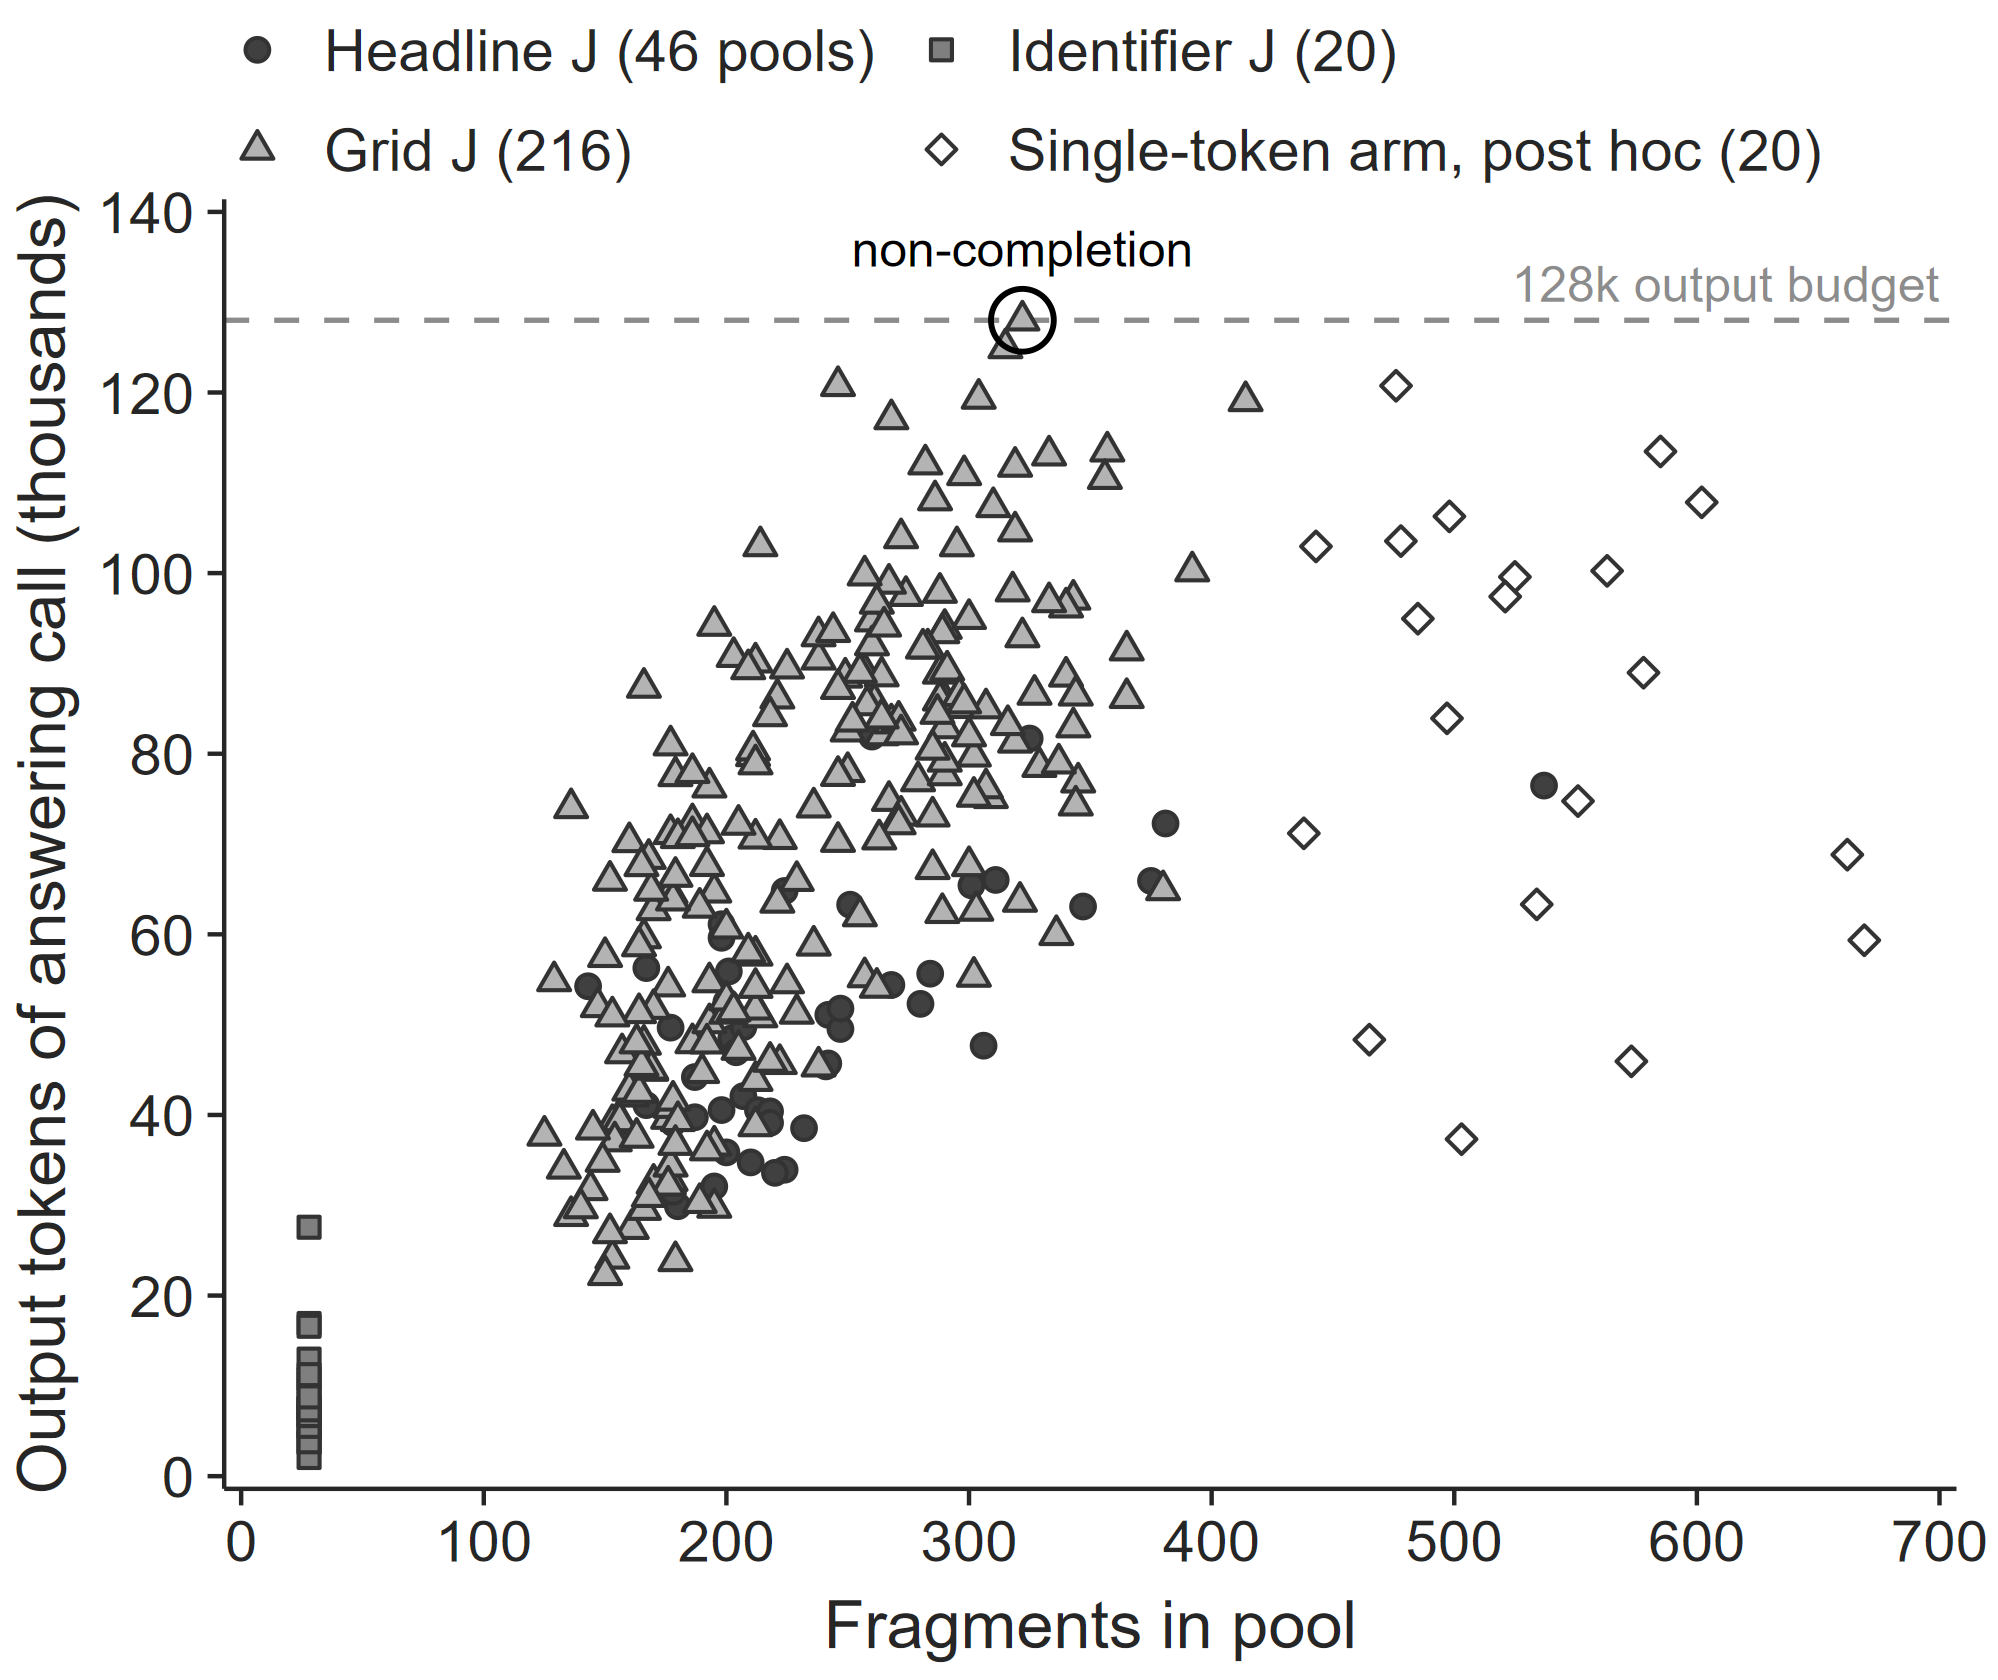

Here is the R script that generated this plot:
# figB_resource_scaling.R
# Appendix Figure B: output tokens of the answering call against fragment
# count, for every one-shot Game J unit. Prespecified units plus the post-hoc
# single-token arm (D16), drawn with open markers.
#
# "Answering call" = the call whose answer was scored. For prespecified units
# this is MASTER_RESULTS.answer_call_output_tokens. For the single-token arm it
# is read from the provider records: the last attempt that returned a model
# answer (8 units were answered by their repair call; for 3, the repair call
# exhausted 128k and the unit kept its first answer). This is a plotting-input
# correction to the matplotlib figure, which used the first call for all 20;
# no reported result changes.
#
# Run from the repository root:
#   Rscript results/paper_figures_r/figB_resource_scaling.R

source("results/paper_figures_r/theme_paper.R")

read_jsonl <- function(path) {
  lapply(readLines(path, encoding = "UTF-8", warn = FALSE), jsonlite::fromJSON, simplifyVector = FALSE)
}

# ---- Data: prespecified units -------------------------------------------------
master <- read.csv("results/final_analysis/MASTER_RESULTS.csv")
pre <- master[master$attacker == "One-shot Sonnet" & master$game == "J", ]
prespecified <- data.frame(
  set           = paste(pre$family, "J"),
  unit          = pre$unit_id,
  cell          = pre$cell,
  n_fragments   = pre$n_fragments,
  output_tokens = pre$answer_call_output_tokens,
  rbnc          = pre$rbnc %in% c(TRUE, "True"),
  answering_call = "as recorded in MASTER_RESULTS",
  post_hoc      = FALSE
)

# ---- Data: post-hoc single-token arm -------------------------------------------
usage <- list()
for (f in c("results/batches/single-token-edge-J.results.jsonl",
            "results/batches/single-token-edge-J-r1.results.jsonl")) {
  for (r in read_jsonl(f)) usage[[r$custom_id]] <- r$usage$output_tokens
}
token_rows <- read_jsonl("results/final/singleTokenEdgeJ/edge__token/J.jsonl")
token <- do.call(rbind, lapply(token_rows, function(r) {
  answered <- Filter(function(a) is.null(a$error), r$repair$attempts)   # attempts with a model answer
  call_id  <- answered[[length(answered)]]$custom_id
  data.frame(set = "single-token arm", unit = r$unit, cell = "edge__token",
             n_fragments = r$n_fragments, output_tokens = usage[[call_id]], rbnc = FALSE,
             answering_call = call_id, post_hoc = TRUE)
}))

plot_data <- rbind(prespecified, token)
plot_data$set <- factor(plot_data$set, levels = resource_sets)

# ---- Plot -------------------------------------------------------------------
budget <- 128000
rbnc   <- subset(plot_data, rbnc)

fig <- ggplot(plot_data, aes(x = n_fragments, y = output_tokens / 1000)) +
  geom_hline(yintercept = budget / 1000, linetype = "dashed",
             linewidth = ref_linewidth, colour = baseline_grey) +
  annotate("text", x = 700, y = budget / 1000, label = "128k output budget",
           size = label_size, colour = baseline_grey, hjust = 1, vjust = -0.5) +
  geom_point(aes(shape = set, fill = set), colour = "grey20", size = 1.1, stroke = 0.35) +
  # The one resource-bounded non-completion, ringed and labelled.
  geom_point(data = rbnc, shape = 21, fill = NA, colour = "black", size = 3.2, stroke = 0.5) +
  annotate("text", x = rbnc$n_fragments, y = budget / 1000 + 8,
           label = "non-completion", size = label_size, hjust = 0.5) +
  scale_shape_manual(values = resource_shape, labels = resource_label) +
  scale_fill_manual(values = resource_fill, labels = resource_label) +
  scale_x_continuous(limits = c(0, 700), breaks = seq(0, 700, 100), expand = expansion(mult = 0.01)) +
  scale_y_continuous(limits = c(0, 140), breaks = seq(0, 140, 20), expand = expansion(mult = 0.01)) +
  labs(x = "Fragments in pool", y = "Output tokens of answering call (thousands)",
       shape = NULL, fill = NULL) +
  theme_paper() +
  # Legend above the panel: inside it, it would cover data points.
  theme(legend.position = "top", legend.justification = "left",
        legend.margin = margin(0, 0, 0, 0), legend.box.spacing = unit(2, "pt")) +
  guides(shape = guide_legend(ncol = 2), fill = guide_legend(ncol = 2))

# ---- Export -----------------------------------------------------------------
save_figure(fig, "figB_resource_scaling", width = col_width, height = 2.8, data = plot_data)
